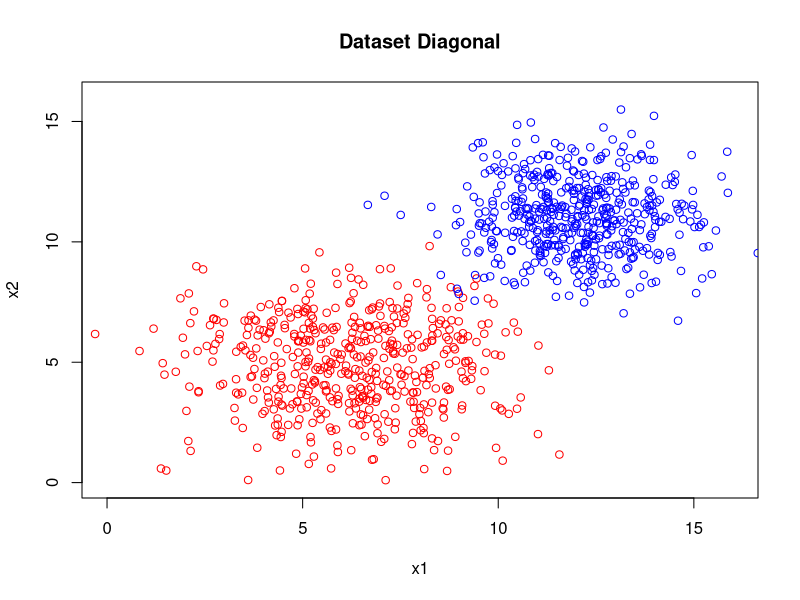
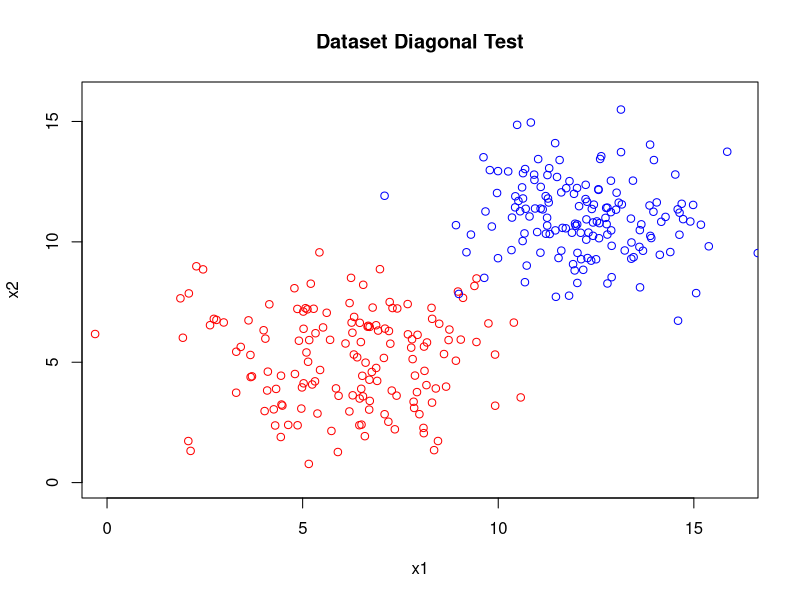
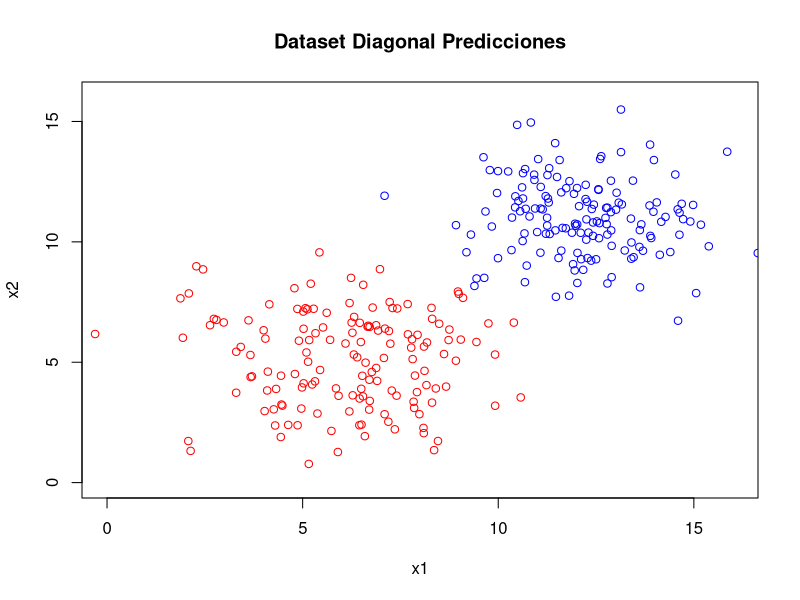

Recreate these plots in R, in order.
library(e1071)

## punto 1
x11<- c(rnorm(500,6,2))
x21<- c(rnorm(500,5,2))
et1<- c(rep(1,500))  
diagonal1<-cbind(x11,x21,et1)

x10<- c(rnorm(500,12,1.5))
x20<- c(rnorm(500,11,1.5))
et2<- c(rep(0,500))  
diagonal0<-cbind(x10,x20,et2)

diagonal <- rbind(diagonal1,diagonal0)

save(diagonal,file = "Diagonal.Rdata")

pdf("Grafica_dataset_diagonal.pdf")
plot(0:16,0.:16,type='n',main='Dataset Diagonal',xlab = 'x1',ylab = 'x2')
points(diagonal[1:500,1],diagonal[1:500,2], col='red')
points(diagonal[501:1000,1],diagonal[501:1000,2], col='blue')
dev.off()


## punto5
indice_t<-c(1:1000)
indice_entrenamiento<-sample(indice_t,700)

indice_test1<-sample(c(1:500),150)
indice_test2<-sample(c(501:1000),150)
indice_test<-c(indice_test1,indice_test2)
diagonal_test<-diagonal[indice_test,]
diagonal_train<-diagonal[-indice_test,]
## punt6
save(diagonal_train,file = 'Diagonal_train.Rdata')
save(diagonal_test,file = 'Diagonal_test.Rdata')


##punto7 y 8

pdf("Grafica_Dataset_Diagonal_test.pdf")
plot(0:16,0.:16,type='n',main='Dataset Diagonal Test',xlab = 'x1',ylab = 'x2')
points(diagonal_test[1:150,1],diagonal_test[1:150,2], col='red')
points(diagonal_test[151:300,1],diagonal_test[151:300,2], col='blue')
dev.off()

#punto 9
modelo<- svm(diagonal_train[,-3],diagonal_train[,3], type="C")

#punto 10
predicciones<-predict(modelo,diagonal_test[,-3])
ErroresDeClasificacion<-sum(predicciones != diagonal_test[,3])/length(diagonal_test[,3])

#punto 11
save(predicciones, file='Predicciones.Rdata')
save(ErroresDeClasificacion, file='errorC.Rdata')

#punto 12 y 13

pdf("Grafica__Diagonal_Predicciones.pdf")
plot(0:16,0.:16,type='n',main='Dataset Diagonal Predicciones',xlab = 'x1',ylab = 'x2')
points(diagonal_test[predicciones==1,1],diagonal_test[predicciones==1,2], col='red')
points(diagonal_test[predicciones==0,1],diagonal_test[predicciones==0,2], col='blue')
dev.off()

#punto 14: Conclucion ==> Podemos decir que el dataset es linealmente separables por lo que se puede
#                         obtener un hiperplano que realiza la clasificacion con un error estructura minimo .
#                         Error de Clasificacion= 0.006666667
#                     **  Se mejoro el balanceo de los datos.
